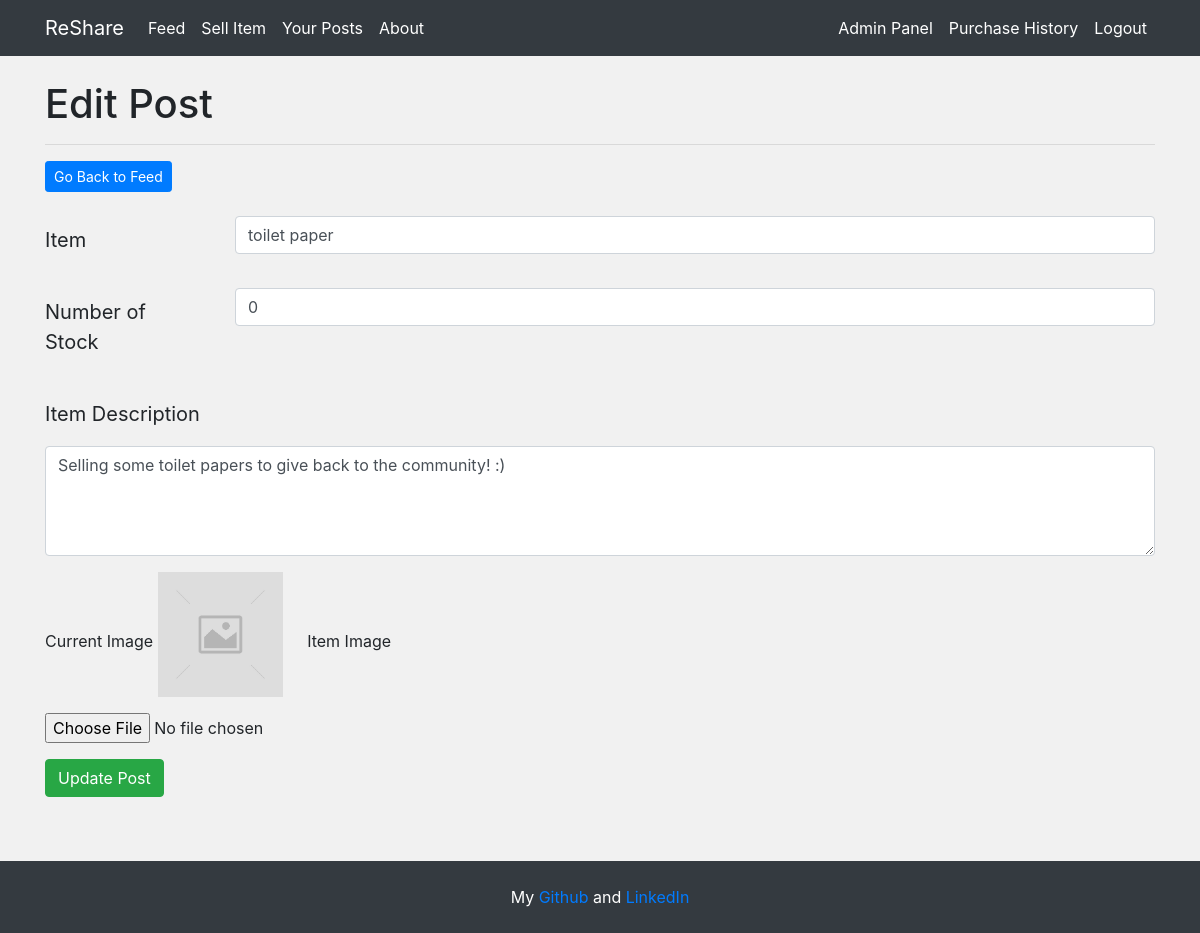
Page /home/edit/1 (signed in) on the committed database.
### app/models.py (models this page shows, shortened)
class PostData(db.Model):
    id = db.Column(db.Integer, primary_key=True)
    item = db.Column(db.String(20), nullable=False) # TODO
    stock = db.Column(db.Integer, nullable=False)
    content = db.Column(db.Text, nullable=False)
    author = db.Column(db.String(20), nullable=False, default='Unknown')
    date = db.Column(db.DateTime, nullable=False, default=datetime.now)
    likes = db.Column(db.Integer, nullable=False, default=0)
    dislikes = db.Column(db.Integer, nullable=False, default=0)
    img = db.Column(db.String(20), nullable=False, default='placeholder.jpg')

### app/routes.py (the view)
@app.route('/home/edit/<int:id>', methods=['GET', 'POST'])
@login_required
def edit_post(id):
    post = PostData.query.get_or_404(id)
    form = UpdatePost()
    if form.validate_on_submit():
        post.item = form.item.data
        post.content = form.content.data
        post.stock = form.stock.data
        if form.img.data:
            post.img = save_img(form.img.data)
        db.session.commit()
        flash(f'All changes to the post have been saved', 'success')
        return redirect(url_for('edit_post', id=id))
    else:
        form.item.data = post.item
        form.content.data = post.content
        form.stock.data = post.stock
        form.img.data = post.img
        return render_template('edit.html', post=post, form=form)

### app/forms.py
class UpdatePost(FlaskForm):
    item = StringField('Item', validators=[DataRequired(message="Item Required"), Length(min=2, max=100)])
    stock = IntegerField('Number of Stock', validators=[DataRequired(), NumberRange(min=0, message="Number Required")])
    content = TextAreaField('Item Description', validators=[DataRequired(), Length(min=1)])
    img = FileField('Item Image', validators=[FileAllowed(['jpg', 'png'])])
    submit = SubmitField('Update Post')

### app/models.py (called while the page is built)
@login_manager.user_loader
def load_user(user_id):
    return UserData.query.get(int(user_id))

### app/templates/edit.html (shortened to what this page needs)
{% extends 'base.html' %}
{% block body %}
  <h1>Edit Post</h1>
  <hr />
  <a
    class="btn btn-primary btn-sm"
    href="{{url_for('home')}}">
    Go Back to Feed
  </a>
  <br/>
  <br/>
  <form method="POST" action="" enctype="multipart/form-data">
      <div class="form-group row">
        {{form.item.label(class="col-sm-2 col-form-label-lg")}}
        {% if form.item.errors %}
          {{form.item(class="form-control is-invalid")}}
          <div class="invalid-feedback">
            {% for error in form.item.errors %}
              <span>{{error}}</span>
            {% endfor %}
          </div>
        {% else %}
          <div class="col-sm-10">
            {{form.item(class="form-control")}}
          </div>
        {% endif %}
      </div>
      <div class="form-group row">
        {{form.stock.label(class="col-sm-2 col-form-label-lg")}}
        {% if form.stock.errors %}
          {{form.stock(class="form-control is-invalid")}}
          <div class="invalid-feedback">
            {% for error in form.stock.errors %}
              <span>{{error}}</span>
            {% endfor %}
          </div>
        {% else %}
          <div class="col-sm-10">
            {{form.stock(class="form-control ")}}
          </div>
        {% endif %}
      </div>
      <div class="form-group">
        {{form.content.label(class="col-form-label-lg")}}
        {{form.content(class="form-control", rows="4")}}
      </div>
      <div class="form-group">
        <label>Current Image</label>
        <img class="post-img" src="{{url_for('static', filename='images/' + form.img.data)}}" />
        {{form.img.label()}}
        {{form.img(class="form-control-file")}}
      </div>
    <div class="form-group">{{form.submit(class="btn btn btn-success")}}</div>
  </form>
  <br />
{% endblock %}

### app/static/main.css (style rules this page uses)
.post-img { height: 125px; width: 125px; margin-right: 20px; margin-bottom: 16px; }

### rows in the picture
PostData: item "toilet paper", stock "0", content "Selling some toilet papers to give back to the community! :)", img (placeholder picture)
